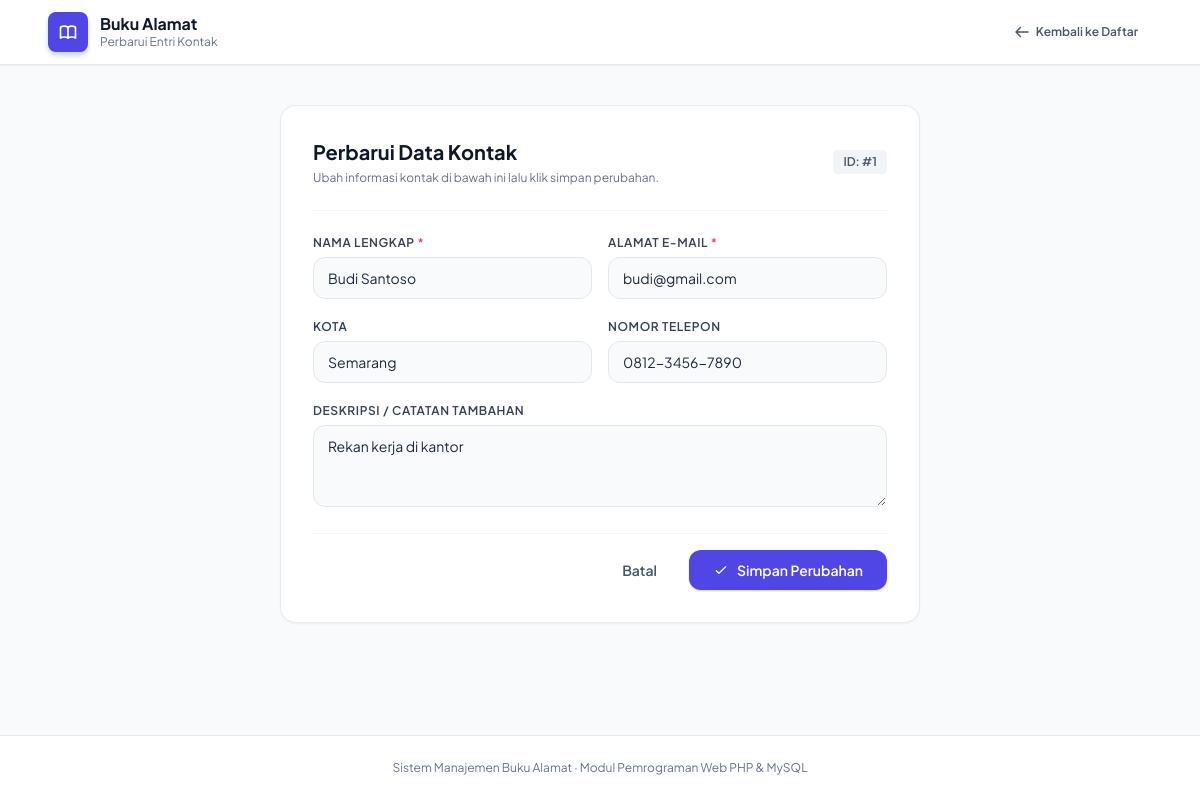
The app's page /addressbook/edit.php?id=1 with its own data.
### tables this page shows
CREATE TABLE IF NOT EXISTS addrbook (
    Rowid       INT AUTO_INCREMENT PRIMARY KEY,
    Name        VARCHAR(100) NOT NULL,
    Email       VARCHAR(100) NOT NULL,
    City        VARCHAR(50),
    Description TEXT,
    Telephone   VARCHAR(20),
    created_at  TIMESTAMP NOT NULL DEFAULT CURRENT_TIMESTAMP,
    updated_at  TIMESTAMP NOT NULL DEFAULT CURRENT_TIMESTAMP
                ON UPDATE CURRENT_TIMESTAMP
);

### addressbook/edit.php (the view, shortened to what this page needs)
<?php
require 'config.php';
$id = (int)($_GET['id'] ?? 0);
$stmt = mysqli_prepare($conn,
    "SELECT Rowid, Name, Email, City, Telephone, Description FROM addrbook WHERE Rowid = ?"
);
mysqli_stmt_bind_param($stmt, 'i', $id);
mysqli_stmt_execute($stmt);
$res = mysqli_stmt_get_result($stmt);
$row = mysqli_fetch_assoc($res);
$data   = [
    'name'        => $row['Name'],
    'email'       => $row['Email'],
    'city'        => $row['City'] ?? '',
    'telephone'   => $row['Telephone'] ?? '',
    'description' => $row['Description'] ?? '',
];
function h($s) { return htmlspecialchars((string)$s, ENT_QUOTES, 'UTF-8'); }
?>
<!DOCTYPE html>
<html lang="id">
<head>
    <script src="https://cdn.tailwindcss.com"></script>
</head>
<body class="bg-slate-50 text-slate-800 min-h-screen flex flex-col justify-between">
    <nav class="bg-white border-b border-slate-200 sticky top-0 z-30 shadow-sm">
        <div class="max-w-6xl mx-auto px-4 sm:px-6 h-16 flex items-center justify-between">
            <div class="flex items-center gap-3">
                <a href="index.php" class="w-10 h-10 rounded-lg bg-indigo-600 text-white flex items-center justify-center font-bold shadow-md shadow-indigo-200">
                </a>
                <div>
                    <h1 class="font-bold text-slate-900 leading-tight">Buku Alamat</h1>
                    <p class="text-xs text-slate-500">Perbarui Entri Kontak</p>
                </div>
            </div>
            <div class="flex items-center gap-2">
                <a href="index.php" class="px-3.5 py-2 text-xs font-semibold text-slate-600 hover:text-slate-900 hover:bg-slate-100 rounded-lg transition-colors flex items-center gap-1.5">
                    <svg class="w-4 h-4" fill="none" stroke="currentColor" viewBox="0 0 24 24"><path stroke-linecap="round" stroke-linejoin="round" stroke-width="2" d="M10 19l-7-7m0 0l7-7m-7 7h18"></path></svg>
                    Kembali ke Daftar
                </a>
            </div>
        </div>
    </nav>
    <main class="max-w-2xl mx-auto px-4 py-10 w-full flex-1">
        <div class="bg-white border border-slate-200/80 rounded-2xl p-8 shadow-sm">
            <div class="mb-6 pb-6 border-b border-slate-100 flex items-center justify-between">
                <div>
                    <h2 class="text-xl font-bold text-slate-900">Perbarui Data Kontak</h2>
                    <p class="text-xs text-slate-500 mt-1">Ubah informasi kontak di bawah ini lalu klik simpan perubahan.</p>
                </div>
                <span class="text-xs font-semibold px-2.5 py-1 rounded bg-slate-100 text-slate-600">
                    ID: #<?= $id ?>
                </span>
            </div>
            <form method="post" action="edit.php?id=<?= $id ?>" class="space-y-5">
                <div class="grid grid-cols-1 sm:grid-cols-2 gap-4">
                    <div>
                        <label for="name" class="block text-xs font-semibold text-slate-700 uppercase tracking-wider mb-1.5">
                            Nama Lengkap <span class="text-rose-500">*</span>
                        </label>
                        <input type="text" id="name" name="name" value="<?= h($data['name']) ?>" required autofocus maxlength="100"
                               class="w-full px-3.5 py-2.5 bg-slate-50 border border-slate-200 rounded-xl text-sm focus:outline-none focus:ring-2 focus:ring-indigo-500 focus:bg-white transition-all">
                    </div>
                    <div>
                        <label for="email" class="block text-xs font-semibold text-slate-700 uppercase tracking-wider mb-1.5">
                            Alamat E-mail <span class="text-rose-500">*</span>
                        </label>
                        <input type="email" id="email" name="email" value="<?= h($data['email']) ?>" required maxlength="100"
                               class="w-full px-3.5 py-2.5 bg-slate-50 border border-slate-200 rounded-xl text-sm focus:outline-none focus:ring-2 focus:ring-indigo-500 focus:bg-white transition-all">
                    </div>
                </div>
                <div class="grid grid-cols-1 sm:grid-cols-2 gap-4">
                    <div>
                        <label for="city" class="block text-xs font-semibold text-slate-700 uppercase tracking-wider mb-1.5">
                            Kota
                        </label>
                        <input type="text" id="city" name="city" value="<?= h($data['city']) ?>" maxlength="50"
                               class="w-full px-3.5 py-2.5 bg-slate-50 border border-slate-200 rounded-xl text-sm focus:outline-none focus:ring-2 focus:ring-indigo-500 focus:bg-white transition-all">
                    </div>
                    <div>
                        <label for="telephone" class="block text-xs font-semibold text-slate-700 uppercase tracking-wider mb-1.5">
                            Nomor Telepon
                        </label>
                        <input type="text" id="telephone" name="telephone" value="<?= h($data['telephone']) ?>" maxlength="20"
                               class="w-full px-3.5 py-2.5 bg-slate-50 border border-slate-200 rounded-xl text-sm focus:outline-none focus:ring-2 focus:ring-indigo-500 focus:bg-white transition-all">
                    </div>
                </div>
                <div>
                    <label for="description" class="block text-xs font-semibold text-slate-700 uppercase tracking-wider mb-1.5">
                        Deskripsi / Catatan Tambahan
                    </label>
                    <textarea id="description" name="description" rows="3"
                              class="w-full px-3.5 py-2.5 bg-slate-50 border border-slate-200 rounded-xl text-sm focus:outline-none focus:ring-2 focus:ring-indigo-500 focus:bg-white transition-all"><?= h($data['description']) ?></textarea>
                </div>
                <div class="pt-4 flex items-center justify-end gap-3 border-t border-slate-100">
                    <a href="index.php" class="px-5 py-2.5 rounded-xl text-sm font-semibold text-slate-600 hover:bg-slate-100 transition-colors">
                        Batal
                    </a>
                    <button type="submit" class="px-6 py-2.5 bg-indigo-600 hover:bg-indigo-700 text-white font-semibold text-sm rounded-xl shadow-sm shadow-indigo-200 transition-colors flex items-center gap-2">
                        <svg class="w-4 h-4" fill="none" stroke="currentColor" viewBox="0 0 24 24"><path stroke-linecap="round" stroke-linejoin="round" stroke-width="2" d="M5 13l4 4L19 7"></path></svg>
                        Simpan Perubahan
                    </button>
                </div>
            </form>
        </div>
    </main>
    <footer class="py-6 border-t border-slate-200 text-center text-xs text-slate-500 bg-white">
        Sistem Manajemen Buku Alamat &middot; Modul Pemrograman Web PHP &amp; MySQL
    </footer>
</body>
</html>

### records on screen
addrbook: name "Budi Santoso", email "budi@gmail.com", city "Semarang", telephone "0812-3456-7890", description "Rekan kerja di kantor"

### other values on screen
$id "1"
